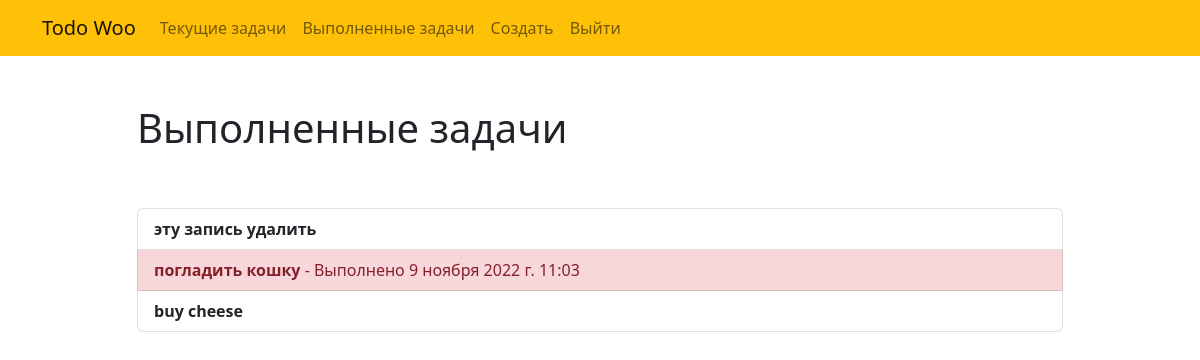
The page /completed/ (signed in) on the database as committed earlier.
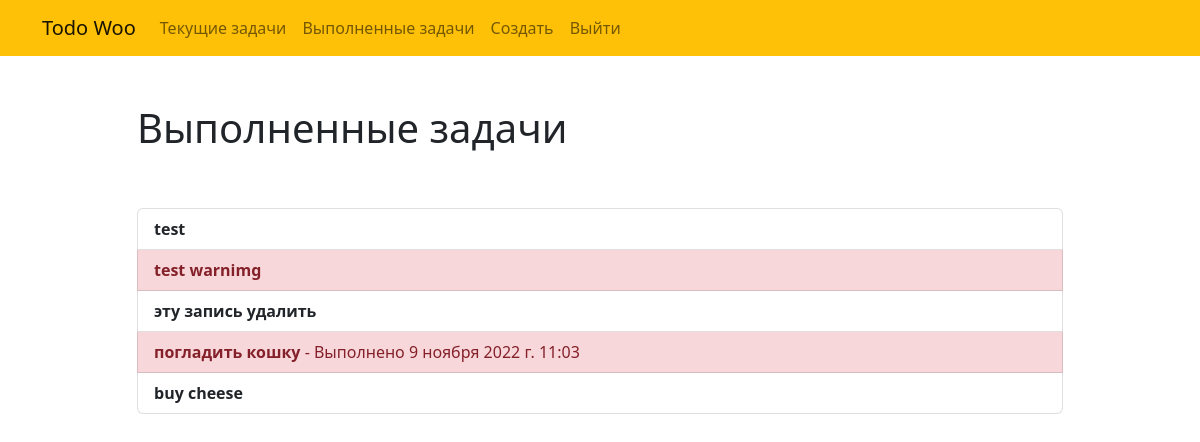
The same page on the database as committed later.
### todo/models.py (models this page shows, shortened)
class Todo(models.Model):
    title = models.CharField(max_length=100, verbose_name='Название')
    memo = models.TextField(blank=True, verbose_name='Описание')
    date_created = models.DateTimeField(auto_now_add=True, verbose_name='Дата создания')
    date_completed = models.DateTimeField(null=True, verbose_name='Дата выполнения', blank=True)
    is_important = models.BooleanField(default=False, verbose_name='Пометить как важное')
    user = models.ForeignKey(User, on_delete=models.CASCADE)

### todo/views.py (the view)
# urls.py: path('completed/', views.completed_todos, name='completed_todos'),
@login_required
def completed_todos(request: WSGIRequest) -> HttpResponse:
    todos = Todo.objects.filter(user=request.user, date_completed__isnull=False).order_by('-date_completed')
    return render(request, 'todo/completed_todos.html', {'todos': todos})

### todo/templates/todo/completed_todos.html (shortened to what this page needs)
{% extends "todo/base.html" %}
{% block content %}
    <div class="row justify-content-center mt-5">
        <div class="col-md-10">
            <h1>Выполненные задачи</h1>
        </div>
    </div>
    <div class="row justify-content-center mt-5">
        <div class="col-md-10">
            <div class="list-group">
                {% for todo in todos %}
                {% if todo.is_important %}
                <a href="{% url 'view_todo' todo.id %}" class="list-group-item list-group-item-danger">
                    <b>{{ todo.title }}</b>{% if todo.memo %} - Выполнено {{ todo.date_completed }}{% endif %}</a>
                {% else %}
                <a href="{% url 'view_todo' todo.id %}" class="list-group-item list-group-item-action">
                    <b>{{ todo.title }}</b>{% if todo.memo %} - - Выполнено {{ todo.date_completed }}{% endif %}</a>
                {% endif %}
                {% endfor %}
            </div>
        </div>
    </div>
{% endblock %}

Rows that differ between the two databases and show on the page:
added Todo: title "test"
added Todo: title "test warnimg"
